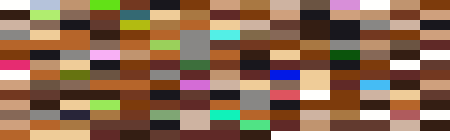

Here is the Python script that generated this plot:
from re import findall
from math import sqrt, ceil
from os.path import basename
from PIL import Image, ImageDraw

cell_width = 30
cell_height = 10

hair_colors = findall(r'hcl:(#[0-9a-f]{6})', open('inputs/day4.txt').read())

rows_count = ceil(sqrt(len(hair_colors)))
width = rows_count * cell_width

columns_count = ceil(len(hair_colors) / rows_count)
height = columns_count * cell_height
print(width, height)

colors_and_coords = [(color, ((i * cell_width) % width, i // rows_count * cell_height)) for i, color in enumerate(hair_colors)]

img = Image.new('RGB', (width, height), color='white')
draw = ImageDraw.Draw(img)
for color, coords in colors_and_coords:
    x, y = coords
    draw.rectangle([coords, (x + cell_width, y + cell_height)], fill=color)
img.save(f"extras/{basename(__file__).split('.')[0]}.png")
